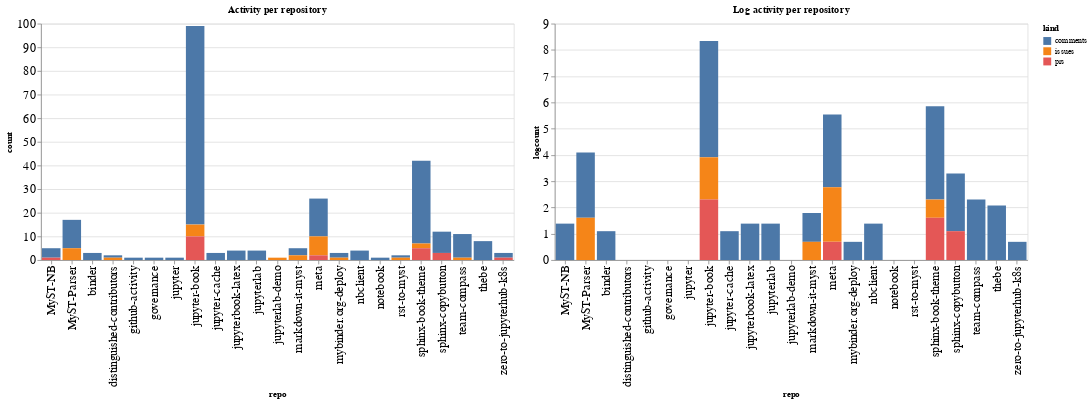

The notebook cell saved with this chart:
### Code cell
ch1 = alt.Chart(repo_summaries, width=600, title="Activity per repository").mark_bar().encode(
    x='repo',
    y='count',
    color='kind',
    tooltip="kind"
)

ch2 = alt.Chart(repo_summaries, width=600, title="Log activity per repository").mark_bar().encode(
    x='repo',
    y='logcount',
    color='kind',
    tooltip="kind"
)

ch1 | ch2

### Figure 1 — Vega-Lite specification as saved in the notebook (floating-point values rounded to 4 significant figures)
{"config": {"axisLeft": {"labelFontSize": 15}, "axisBottom": {"labelFontSize": 15}}, "hconcat": [{"mark": "bar", "encoding": {"color": {"type": "nominal", "field": "kind"}, "tooltip": {"type": "nominal", "field": "kind"}, "x": {"type": "nominal", "field": "repo"}, "y": {"type": "quantitative", "field": "count"}}, "title": "Activity per repository", "width": 600}, {"mark": "bar", "encoding": {"color": {"type": "nominal", "field": "kind"}, "tooltip": {"type": "nominal", "field": "kind"}, "x": {"type": "nominal", "field": "repo"}, "y": {"type": "quantitative", "field": "logcount"}}, "title": "Log activity per repository", "width": 600}], "data": {"name": "data-7a5aecab3c0e01523ab94ae8293e5d46"}, "$schema": "https://vega.github.io/schema/vega-lite/v4.8.1.json", "datasets": {"data-7a5aecab3c0e01523ab94ae8293e5d46": [{"repo": "MyST-NB", "kind": "comments", "count": 4, "logcount": 1.386}, {"repo": "MyST-NB", "kind": "prs", "count": 1, "logcount": 0.0}, {"repo": "MyST-Parser", "kind": "comments", "count": 12, "logcount": 2.485}, {"repo": "MyST-Parser", "kind": "issues", "count": 5, "logcount": 1.609}, {"repo": "binder", "kind": "comments", "count": 3, "logcount": 1.099}, {"repo": "distinguished-contributors", "kind": "comments", "count": 1, "logcount": 0.0}, {"repo": "distinguished-contributors", "kind": "issues", "count": 1, "logcount": 0.0}, {"repo": "github-activity", "kind": "comments", "count": 1, "logcount": 0.0}, {"repo": "governance", "kind": "comments", "count": 1, "logcount": 0.0}, {"repo": "jupyter", "kind": "comments", "count": 1, "logcount": 0.0}, {"repo": "jupyter-book", "kind": "comments", "count": 84, "logcount": 4.431}, {"repo": "jupyter-book", "kind": "issues", "count": 5, "logcount": 1.609}, {"repo": "jupyter-book", "kind": "prs", "count": 10, "logcount": 2.303}, {"repo": "jupyter-cache", "kind": "comments", "count": 3, "logcount": 1.099}, {"repo": "jupyterbook-latex", "kind": "comments", "count": 4, "logcount": 1.386}, {"repo": "jupyterlab", "kind": "comments", "count": 4, "logcount": 1.386}, {"repo": "jupyterlab-demo", "kind": "issues", "count": 1, "logcount": 0.0}, {"repo": "markdown-it-myst", "kind": "comments", "count": 3, "logcount": 1.099}, {"repo": "markdown-it-myst", "kind": "issues", "count": 2, "logcount": 0.6931}, {"repo": "meta", "kind": "comments", "count": 16, "logcount": 2.773}, {"repo": "meta", "kind": "issues", "count": 8, "logcount": 2.079}, {"repo": "meta", "kind": "prs", "count": 2, "logcount": 0.6931}, {"repo": "mybinder.org-deploy", "kind": "comments", "count": 2, "logcount": 0.6931}, {"repo": "mybinder.org-deploy", "kind": "issues", "count": 1, "logcount": 0.0}, {"repo": "nbclient", "kind": "comments", "count": 4, "logcount": 1.386}, {"repo": "notebook", "kind": "comments", "count": 1, "logcount": 0.0}, {"repo": "rst-to-myst", "kind": "comments", "count": 1, "logcount": 0.0}, {"repo": "rst-to-myst", "kind": "issues", "count": 1, "logcount": 0.0}, {"repo": "sphinx-book-theme", "kind": "comments", "count": 35, "logcount": 3.555}, {"repo": "sphinx-book-theme", "kind": "issues", "count": 2, "logcount": 0.6931}, {"repo": "sphinx-book-theme", "kind": "prs", "count": 5, "logcount": 1.609}, {"repo": "sphinx-copybutton", "kind": "comments", "count": 9, "logcount": 2.197}, {"repo": "sphinx-copybutton", "kind": "prs", "count": 3, "logcount": 1.099}, {"repo": "team-compass", "kind": "comments", "count": 10, "logcount": 2.303}, {"repo": "team-compass", "kind": "issues", "count": 1, "logcount": 0.0}, {"repo": "thebe", "kind": "comments", "count": 8, "logcount": 2.079}, {"repo": "zero-to-jupyterhub-k8s", "kind": "comments", "count": 2, "logcount": 0.6931}, {"repo": "zero-to-jupyterhub-k8s", "kind": "prs", "count": 1, "logcount": 0.0}]}}
